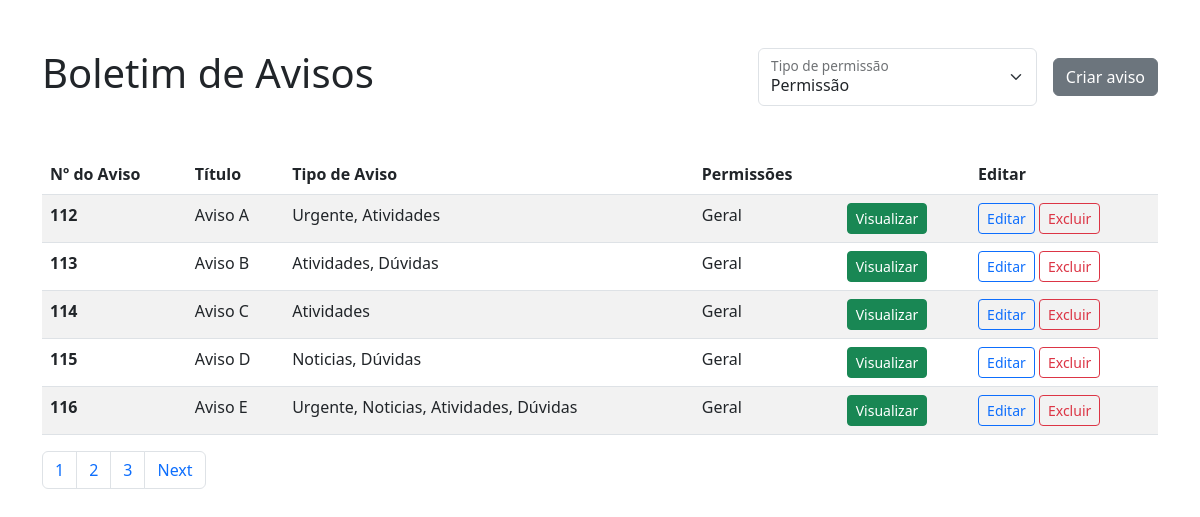
/index.php/home/searchNotes, run on the app's committed database.
### tables this page shows
CREATE TABLE `boletim` (
  `id_boletim` int(255) NOT NULL,
  `title_boletim` varchar(255) NOT NULL,
  `description_boletim` text NOT NULL,
  `type_user` text DEFAULT NULL,
  `permissions_user` varchar(12) NOT NULL
);

### application/controllers/Home.php (called while the page is built, shortened)
<?php
class Home extends CI_Controller {
	public function searchNotes() {
		$title = $this->input->post('titleNote');
		$type = $this->input->post('typeNote');
		$permission = $this->input->post('permissionNote');
		$permissionDefault = 'Geral';
		$permissionSecondary = '';
		$resultNotes = $this->crud_model->searchNote($title, $type, $permission, $permissionDefault, $permissionSecondary);;
		$data = array(
		  'resultNotes' => $resultNotes
		);
		$this->load->view('searchNotes', $data);
	}
}

### index.php (called while the page is built, shortened)
<?php
require_once BASEPATH.'core/CodeIgniter.php';

### application/models/Crud_model.php (called while the page is built, shortened)
<?php
class Crud_model extends CI_Model {
	public function searchNote($title, $type, $permission, $permissionDefault, $permissionSecondary) {
		$this->db->like('title_boletim', $title, 'both');
	  $this->db->like('type_user', $type, 'before');
	  $this->db->group_start();
	  	$this->db->where('permissions_user', $permissionDefault);
		  $this->db->or_where('permissions_user', $permission);
		  $this->db->or_where('permissions_user', $permissionSecondary);
		$this->db->group_end();
	  $query = $this->db->get('boletim');
	  if ($query->num_rows() > 0) {
	    return $query->result();
	  } else {
	    return array();
	  }
	}
}

### application/views/searchNotes.php (the view, shortened to what this page needs)
<!DOCTYPE html>
<html lang="pt-BR">
<head>
	<link href="https://cdn.jsdelivr.net/npm/bootstrap@5.3.0-alpha1/dist/css/bootstrap.min.css" rel="stylesheet">
</head>
<body>
	<div id="container" class="container">
		<header class="my-5 d-flex justify-content-between align-items-center">
			<h1>Boletim de Avisos</h1>
			<div class="d-flex gap-3 align-items-center w-50 justify-content-end">
				<form action="<?php echo base_url()?>home/searchNotes" class="w-50" id="formPermission" method="POST">
					<div class="col-md">
				    <div class="form-floating">
				      <select class="form-select" id="floatingSelectGrid" name="permissionNote" onchange="this.form.submit()">
				        <option disabled selected value="">Permissão</option>
				      </select>
				      <label for="floatingSelectGrid">Tipo de permissão</label>
				    </div>
					</div>
				</form>
				<button type="button" class="btn btn-secondary" data-bs-toggle="modal" data-bs-target="#createNote">Criar aviso</button>
			</div>
		</header>
		<table class="table table-striped">
		  <thead>
		    <tr>
		      <th scope="col">Nº do Aviso</th>
		      <th scope="col">Título</th>
		      <th scope="col">Tipo de Aviso</th>
		      <th scope="col">Permissões</th>
		      <th scope="col"></th>
		      <th scope="col">Editar</th>
		    </tr>
		  </thead>
		  <tbody>
		  	<?php foreach ($resultNotes as $notes):?>
		  		<tr>
			      <th scope="row"><?php echo $notes->id_boletim ?></th>
			      <td><?php echo $notes->title_boletim ?></td>
			      <td><?php echo $notes->type_user ?></td>
			      <td><?php echo $notes->permissions_user ?></td>
			      <td>
			      	<a href="<?php echo base_url()?>home/viewNote/<?php echo $notes->id_boletim ?>" class="btn btn-sm btn-success">Visualizar</a>
			      </td>
			      <td>
			      	<a href="<?php echo base_url()?>home/editNotes/<?php echo $notes->id_boletim ?>" class="btn btn-sm btn-outline-primary">Editar</a>
			      	<a href="<?php echo base_url()?>home/removeNotes/<?php echo $notes->id_boletim ?>" class="btn btn-sm btn-outline-danger">Excluir</a>
			      </td>
		    	</tr>
		  	<?php endforeach ?>
		  </tbody>
		</table>
		<nav aria-label="Page navigation example">
		  <ul class="pagination">
		    <li class="page-item"><a class="page-link" href="#">1</a></li>
		    <li class="page-item"><a class="page-link" href="#">2</a></li>
		    <li class="page-item"><a class="page-link" href="#">3</a></li>
		    <li class="page-item"><a class="page-link" href="#">Next</a></li>
		  </ul>
		</nav>
	</div>
</body>
</html>

### data on the page
boletim: id_boletim "112", title_boletim "Aviso A", type_user "Urgente, Atividades", permissions_user "Geral"
boletim: id_boletim "113", title_boletim "Aviso B", type_user "Atividades, Dúvidas", permissions_user "Geral"
boletim: id_boletim "114", title_boletim "Aviso C", type_user "Atividades", permissions_user "Geral"
boletim: id_boletim "115", title_boletim "Aviso D", type_user "Noticias, Dúvidas", permissions_user "Geral"
boletim: id_boletim "116", title_boletim "Aviso E", type_user "Urgente, Noticias, Atividades, Dúvidas", permissions_user "Geral"
